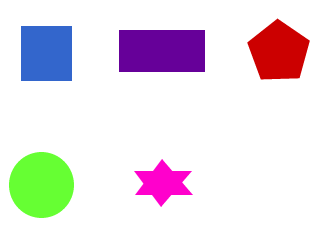
%> input picture matlab/data/shapes23.png, 315 x 250 px
$ octave loigiai_lab02_bat_bien_hinh_dang.m   (GNU Octave 9; MATLAB toolbox functions it lacks are replaced by stand-ins)
%> lines starting %> are read from the running program, lines starting %| are printed output that depends on the picture; in (x1, y1, x2, y2) boxes, pixels count from 0 and x2, y2 are one past the last pixel; in counts of white or black regions, pixels touching at a corner belong together; the program's own positions count from 1
%% LOI GIAI LAB 2 - DO BAT BIEN TRUOC BIEN DOI RST
clear; close all; clc;
scriptDir=fileparts(mfilename('fullpath'));
I=imread(fullfile(scriptDir,'..','data','shapes23.png')); if ndims(I)==3, I=rgb2gray(I); end
%> further down, I is the input picture: size 250x315x3 uint8; mean R, G, B 232.5, 224.9, 230.4
%> after `I=rgb2gray(I)`:
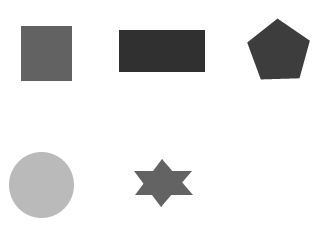
%> I: size 250x315 uint8; min 48, max 255, mean 227.8
BW=imbinarize(I); if mean(BW(:))>.5, BW=~BW; end
%> after `BW=imbinarize(I)`:
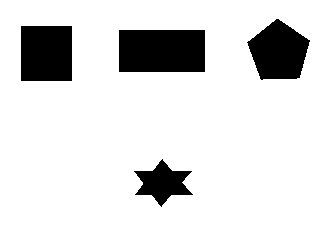
%> BW: size 250x315 logical; 86.8% white; 4 black regions, box (x1, y1, x2, y2) and area: (119, 30, 205, 72) 3612, (21, 26, 72, 81) 2805, (247, 19, 310, 80) 2624, (134, 159, 193, 207) 1393
CC=bwconncomp(BW,8); [~,k]=max(cellfun(@numel,CC.PixelIdxList)); O=false(size(BW)); O(CC.PixelIdxList{k})=true;
%> after `CC=bwconncomp(BW,8)`: CC = 4 connected components
%> after `[~,k]=max(cellfun(@numel,CC.PixelIdxList))`: k = 2
%> after `O(CC.PixelIdxList{k})=true`:
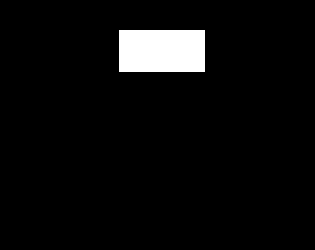
%> O: size 250x315 logical; 4.6% white; 1 white region, box (x1, y1, x2, y2) and area: (119, 30, 205, 72) 3612
images={O,circshift(O,[18 25]),imrotate(O,35,'nearest','crop'),imresize(O,.75,'nearest')};
%> images = 4 items
F=zeros(4,4); names={'Original','Translated','Rotated','Scaled'};
for k=1:4
    S=regionprops(images{k},'Area','Perimeter','Eccentricity'); [~,j]=max([S.Area]); s=S(j);
    F(k,:)=[s.Area s.Perimeter 4*pi*s.Area/max(s.Perimeter^2,eps) s.Eccentricity];
end
%> this loop made 4 passes
%> s on passes 1 to 4: {Area 3612, Eccentricity 0.873, Perimeter 246.6}, {Area 3612, Eccentricity 0.873, Perimeter 246.6}, {Area 3614, Eccentricity 0.872, Perimeter 253.3}, {Area 1984, Eccentricity 0.875, Perimeter 181.9}
%> after the loop, F = [3612 246.6 0.746 0.873; 3612 246.6 0.746 0.873; 3614 253.3 0.708 0.872; 1984 181.9 0.753 0.875]
figure('Name','Solution 2 - RST invariance');
for k=1:4, subplot(2,2,k); imshow(images{k}); title(names{k}); end
%> this loop made 4 passes
%> pass 2, `imshow(images{k})`:
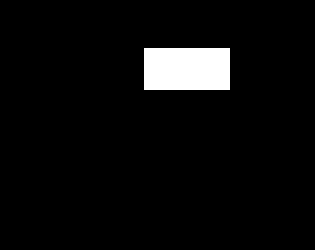
%> displayed picture: size 250x315 logical; 4.6% white; 1 white region, box (x1, y1, x2, y2) and area: (144, 48, 230, 90) 3612
%> after the loop:
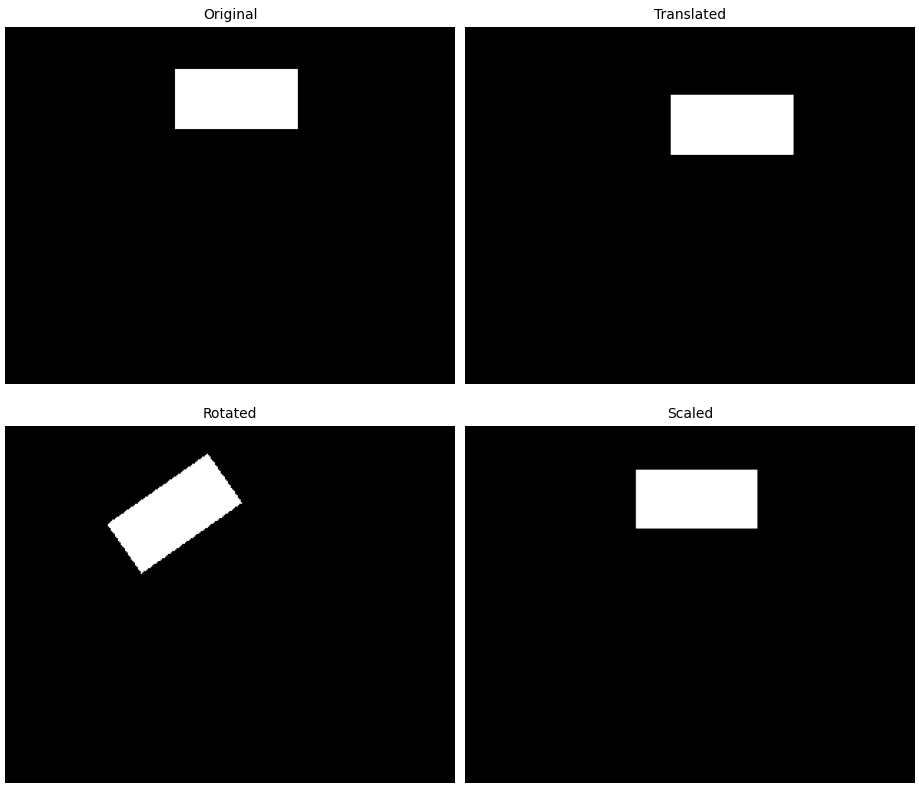
%> figure redrawn from the program's plot data, 4 panels
disp('Rows: area, perimeter, circularity, eccentricity'); disp(F);
%|    3.6120e+03   2.4660e+02   7.4642e-01   8.7264e-01
%|    3.6120e+03   2.4660e+02   7.4642e-01   8.7264e-01
%|    3.6140e+03   2.5335e+02   7.0757e-01   8.7249e-01
%|    1.9840e+03   1.8192e+02   7.5337e-01   8.7486e-01
